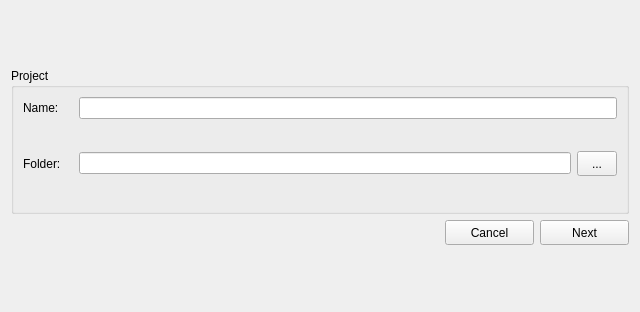
<?xml version="1.0" encoding="UTF-8"?>
<ui version="4.0">
 <class>FrmNewProject</class>
 <widget class="QWidget" name="FrmNewProject">
  <property name="geometry">
   <rect>
    <x>0</x>
    <y>0</y>
    <width>640</width>
    <height>312</height>
   </rect>
  </property>
  <property name="windowTitle">
   <string>Form</string>
  </property>
  <layout class="QVBoxLayout" name="verticalLayout_2">
   <item>
    <spacer name="verticalSpacer_2">
     <property name="orientation">
      <enum>Qt::Vertical</enum>
     </property>
     <property name="sizeHint" stdset="0">
      <size>
       <width>20</width>
       <height>42</height>
      </size>
     </property>
    </spacer>
   </item>
   <item>
    <widget class="QGroupBox" name="groupBox">
     <property name="title">
      <string>Project</string>
     </property>
     <layout class="QVBoxLayout" name="verticalLayout">
      <item>
       <layout class="QHBoxLayout" name="horizontalLayout_2">
        <item>
         <widget class="QLabel" name="label">
          <property name="minimumSize">
           <size>
            <width>50</width>
            <height>0</height>
           </size>
          </property>
          <property name="text">
           <string>Name:</string>
          </property>
         </widget>
        </item>
        <item>
         <widget class="QLineEdit" name="lnEdtName"/>
        </item>
       </layout>
      </item>
      <item>
       <layout class="QHBoxLayout" name="horizontalLayout_4">
        <item>
         <spacer name="horizontalSpacer_2">
          <property name="orientation">
           <enum>Qt::Horizontal</enum>
          </property>
          <property name="sizeType">
           <enum>QSizePolicy::Fixed</enum>
          </property>
          <property name="sizeHint" stdset="0">
           <size>
            <width>55</width>
            <height>20</height>
           </size>
          </property>
         </spacer>
        </item>
        <item>
         <widget class="QLabel" name="lblNameError">
          <property name="text">
           <string/>
          </property>
         </widget>
        </item>
       </layout>
      </item>
      <item>
       <layout class="QHBoxLayout" name="horizontalLayout">
        <item>
         <widget class="QLabel" name="label_2">
          <property name="minimumSize">
           <size>
            <width>50</width>
            <height>0</height>
           </size>
          </property>
          <property name="text">
           <string>Folder:</string>
          </property>
         </widget>
        </item>
        <item>
         <widget class="QLineEdit" name="lnEdtFolder"/>
        </item>
        <item>
         <widget class="QToolButton" name="tlBtnOpenFolder">
          <property name="minimumSize">
           <size>
            <width>40</width>
            <height>25</height>
           </size>
          </property>
          <property name="maximumSize">
           <size>
            <width>40</width>
            <height>25</height>
           </size>
          </property>
          <property name="text">
           <string>...</string>
          </property>
         </widget>
        </item>
       </layout>
      </item>
      <item>
       <layout class="QHBoxLayout" name="horizontalLayout_5">
        <item>
         <spacer name="horizontalSpacer_3">
          <property name="orientation">
           <enum>Qt::Horizontal</enum>
          </property>
          <property name="sizeType">
           <enum>QSizePolicy::Fixed</enum>
          </property>
          <property name="sizeHint" stdset="0">
           <size>
            <width>55</width>
            <height>20</height>
           </size>
          </property>
         </spacer>
        </item>
        <item>
         <widget class="QLabel" name="lblFolderError">
          <property name="text">
           <string/>
          </property>
         </widget>
        </item>
       </layout>
      </item>
     </layout>
    </widget>
   </item>
   <item>
    <layout class="QHBoxLayout" name="horizontalLayout_3">
     <item>
      <spacer name="horizontalSpacer">
       <property name="orientation">
        <enum>Qt::Horizontal</enum>
       </property>
       <property name="sizeHint" stdset="0">
        <size>
         <width>40</width>
         <height>20</height>
        </size>
       </property>
      </spacer>
     </item>
     <item>
      <widget class="QPushButton" name="pshBtnCancel">
       <property name="minimumSize">
        <size>
         <width>89</width>
         <height>25</height>
        </size>
       </property>
       <property name="maximumSize">
        <size>
         <width>89</width>
         <height>25</height>
        </size>
       </property>
       <property name="text">
        <string>Cancel</string>
       </property>
      </widget>
     </item>
     <item>
      <widget class="QPushButton" name="pshBtnNext">
       <property name="minimumSize">
        <size>
         <width>89</width>
         <height>25</height>
        </size>
       </property>
       <property name="maximumSize">
        <size>
         <width>89</width>
         <height>25</height>
        </size>
       </property>
       <property name="text">
        <string>Next</string>
       </property>
      </widget>
     </item>
    </layout>
   </item>
   <item>
    <spacer name="verticalSpacer">
     <property name="orientation">
      <enum>Qt::Vertical</enum>
     </property>
     <property name="sizeHint" stdset="0">
      <size>
       <width>20</width>
       <height>41</height>
      </size>
     </property>
    </spacer>
   </item>
  </layout>
 </widget>
 <resources/>
 <connections/>
</ui>
